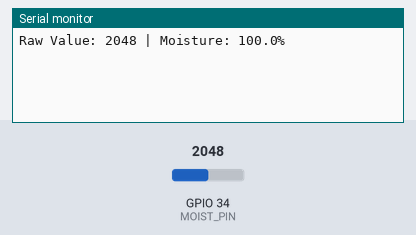
Simulated run of this sketch. Board: ESP32. Shown: the last lines printed to the serial monitor. The test bench sets the inputs (shaded band); at power-on: GPIO 34 (MOIST_PIN) = 2048.

Above: at 1.2 s.
1.3 s: GPIO 34 (MOIST_PIN) set to 2866
At 1.3 s:
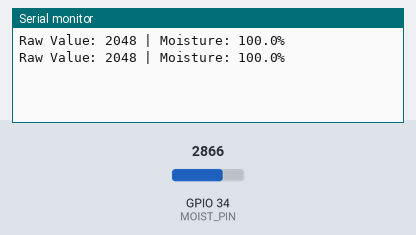
2.8 s: GPIO 34 (MOIST_PIN) set to 3603
At 4.3 s:
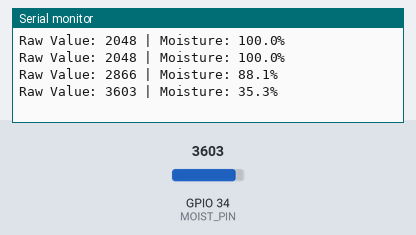
Timing chart, 0 to 5.8 s (numbered marks = the images above; inputs shaded):
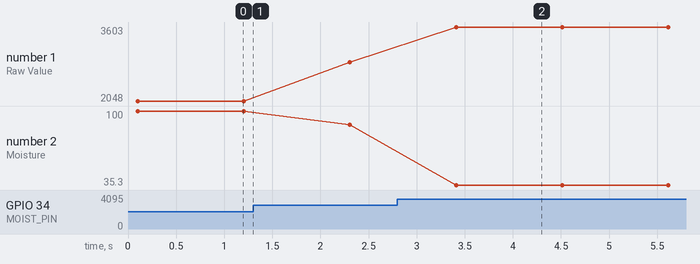

The sketch:

LAB4-PARTA.ino
```cpp
const int MOIST_PIN = 34;              // ADC1, input only
// measured for this probe in Part A
const int RAW_DRY = 4095;              // in air
const int RAW_WET = 2700;              // in water

int readMoistureRaw(int n = 10) {      // average to steady the reading
  long sum = 0;
  for (int i = 0; i < n; i++) {
    sum += analogRead(MOIST_PIN);
    delay(5);
  }
  return sum / n;
}

float readMoisturePct() {
  int raw = readMoistureRaw();
  float pct = 100.0 * (RAW_DRY - raw) / (float)(RAW_DRY - RAW_WET);
  return constrain(pct, 0.0, 100.0);
}

void setup() {
  Serial.begin(115200);                 // Initialize serial communication at 115200 baud rate
  while (!Serial) { delay(10); }        // Wait for serial port to connect
}

void loop() {
  int rawValue = readMoistureRaw();
  float percentage = readMoisturePct();

  Serial.print("Raw Value: ");
  Serial.print(rawValue);
  Serial.print(" | Moisture: ");
  Serial.print(percentage, 1);          // Print percentage to 1 decimal place
  Serial.println("%");

  delay(1000);                          // Read every second
}
```

Measured:
- after the input at 2.8 s, the serial monitor: prints a new line after 0.61 s (image 2)
- plotted number 1: 2048 → 2866 after the input at 1.3 s, 2866 → 3603 after the input at 2.8 s
- plotted number 2: 100 → 88.1 after the input at 1.3 s, 88.1 → 35.3 after the input at 2.8 s
